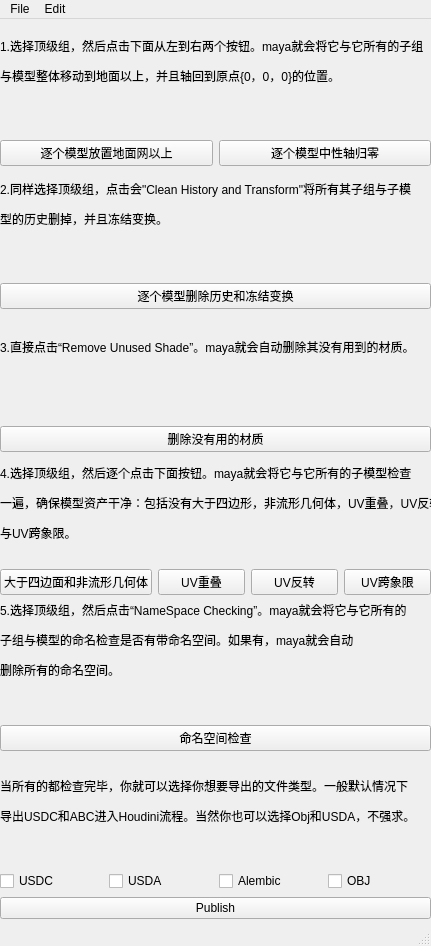
<?xml version="1.0" encoding="UTF-8"?>
<ui version="4.0">
 <class>PublishTool</class>
 <widget class="QMainWindow" name="PublishTool">
  <property name="geometry">
   <rect>
    <x>0</x>
    <y>0</y>
    <width>431</width>
    <height>946</height>
   </rect>
  </property>
  <property name="windowTitle">
   <string>MainWindow</string>
  </property>
  <widget class="QWidget" name="centralwidget">
   <widget class="QWidget" name="">
    <property name="geometry">
     <rect>
      <x>0</x>
      <y>10</y>
      <width>431</width>
      <height>890</height>
     </rect>
    </property>
    <layout class="QGridLayout" name="gridLayout_2">
     <item row="3" column="1">
      <layout class="QVBoxLayout" name="verticalLayout_6">
       <item>
        <widget class="QLabel" name="DetectModelInfo">
         <property name="text">
          <string>&lt;html&gt;&lt;head/&gt;&lt;body&gt;&lt;p&gt;4.选择顶级组，然后逐个点击下面按钮。maya就会将它与它所有的子模型检查&lt;/p&gt;&lt;p&gt;一遍，确保模型资产干净：包括没有大于四边形，非流形几何体，UV重叠，UV反转&lt;/p&gt;&lt;p&gt;与UV跨象限。&lt;br/&gt;&lt;/p&gt;&lt;/body&gt;&lt;/html&gt;</string>
         </property>
        </widget>
       </item>
       <item>
        <layout class="QHBoxLayout" name="horizontalLayout_4">
         <item>
          <widget class="QPushButton" name="NgonAndManifold">
           <property name="text">
            <string>大于四边面和非流形几何体</string>
           </property>
          </widget>
         </item>
         <item>
          <widget class="QPushButton" name="UVOverlap">
           <property name="text">
            <string>UV重叠</string>
           </property>
          </widget>
         </item>
         <item>
          <widget class="QPushButton" name="UVFlip">
           <property name="text">
            <string>UV反转</string>
           </property>
          </widget>
         </item>
         <item>
          <widget class="QPushButton" name="UVCross">
           <property name="text">
            <string>UV跨象限</string>
           </property>
          </widget>
         </item>
        </layout>
       </item>
      </layout>
     </item>
     <item row="0" column="1">
      <layout class="QVBoxLayout" name="verticalLayout_2">
       <item>
        <widget class="QLabel" name="OriginalPivotInfo">
         <property name="text">
          <string>&lt;html&gt;&lt;head/&gt;&lt;body&gt;&lt;p&gt;1.选择顶级组，然后点击下面从左到右两个按钮。maya就会将它与它所有的子组&lt;/p&gt;&lt;p&gt;与模型整体移动到地面以上，并且轴回到原点{0，0，0}的位置。&lt;/p&gt;&lt;p&gt;&lt;br/&gt;&lt;/p&gt;&lt;/body&gt;&lt;/html&gt;</string>
         </property>
        </widget>
       </item>
       <item>
        <layout class="QHBoxLayout" name="horizontalLayout_5">
         <item>
          <widget class="QPushButton" name="AboveToGridButton">
           <property name="text">
            <string>逐个模型放置地面网以上</string>
           </property>
          </widget>
         </item>
         <item>
          <widget class="QPushButton" name="OriginalPivotButton">
           <property name="text">
            <string>逐个模型中性轴归零</string>
           </property>
          </widget>
         </item>
        </layout>
       </item>
      </layout>
     </item>
     <item row="5" column="1">
      <spacer name="horizontalSpacer">
       <property name="orientation">
        <enum>Qt::Orientation::Horizontal</enum>
       </property>
       <property name="sizeHint" stdset="0">
        <size>
         <width>40</width>
         <height>20</height>
        </size>
       </property>
      </spacer>
     </item>
     <item row="1" column="1">
      <layout class="QVBoxLayout" name="verticalLayout_3">
       <item>
        <widget class="QLabel" name="CleanHistoryInfo">
         <property name="text">
          <string>&lt;html&gt;&lt;head/&gt;&lt;body&gt;&lt;p&gt;2.同样选择顶级组，点击会&amp;quot;Clean History and Transform&amp;quot;将所有其子组与子模&lt;/p&gt;&lt;p&gt;型的历史删掉，并且冻结变换。&lt;/p&gt;&lt;p&gt;&lt;br/&gt;&lt;/p&gt;&lt;/body&gt;&lt;/html&gt;</string>
         </property>
        </widget>
       </item>
       <item>
        <widget class="QPushButton" name="CleanHistoryButton">
         <property name="text">
          <string>逐个模型删除历史和冻结变换</string>
         </property>
        </widget>
       </item>
      </layout>
     </item>
     <item row="2" column="1">
      <layout class="QVBoxLayout" name="verticalLayout_4">
       <item>
        <widget class="QLabel" name="UnusedShadeInfo">
         <property name="text">
          <string>&lt;html&gt;&lt;head/&gt;&lt;body&gt;&lt;p&gt;3.直接点击“Remove Unused Shade”。maya就会自动删除其没有用到的材质。&lt;/p&gt;&lt;p&gt;&lt;br/&gt;&lt;/p&gt;&lt;/body&gt;&lt;/html&gt;</string>
         </property>
        </widget>
       </item>
       <item>
        <widget class="QPushButton" name="UnusedShadeButton">
         <property name="text">
          <string>删除没有用的材质</string>
         </property>
        </widget>
       </item>
      </layout>
     </item>
     <item row="4" column="1">
      <layout class="QVBoxLayout" name="verticalLayout_7">
       <item>
        <widget class="QLabel" name="NameSpaceInfo">
         <property name="text">
          <string>&lt;html&gt;&lt;head/&gt;&lt;body&gt;&lt;p&gt;5.选择顶级组，然后点击“NameSpace Checking”。maya就会将它与它所有的&lt;/p&gt;&lt;p&gt;子组与模型的命名检查是否有带命名空间。如果有，maya就会自动&lt;/p&gt;&lt;p&gt;删除所有的命名空间。&lt;/p&gt;&lt;p&gt;&lt;br/&gt;&lt;/p&gt;&lt;/body&gt;&lt;/html&gt;</string>
         </property>
        </widget>
       </item>
       <item>
        <widget class="QPushButton" name="NameSpaceButton">
         <property name="text">
          <string>命名空间检查</string>
         </property>
        </widget>
       </item>
      </layout>
     </item>
     <item row="6" column="1">
      <layout class="QVBoxLayout" name="verticalLayout_8">
       <item>
        <widget class="QLabel" name="PublishInfo">
         <property name="text">
          <string>&lt;html&gt;&lt;head/&gt;&lt;body&gt;&lt;p&gt;当所有的都检查完毕，你就可以选择你想要导出的文件类型。一般默认情况下&lt;/p&gt;&lt;p&gt;导出USDC和ABC进入Houdini流程。当然你也可以选择Obj和USDA，不强求。&lt;/p&gt;&lt;p&gt;&lt;br/&gt;&lt;/p&gt;&lt;/body&gt;&lt;/html&gt;</string>
         </property>
        </widget>
       </item>
       <item>
        <layout class="QHBoxLayout" name="horizontalLayout_3">
         <item>
          <widget class="QCheckBox" name="USDCTag">
           <property name="text">
            <string>USDC</string>
           </property>
          </widget>
         </item>
         <item>
          <widget class="QCheckBox" name="USDATag">
           <property name="text">
            <string>USDA</string>
           </property>
          </widget>
         </item>
         <item>
          <widget class="QCheckBox" name="AlembicTag">
           <property name="text">
            <string>Alembic</string>
           </property>
          </widget>
         </item>
         <item>
          <widget class="QCheckBox" name="OBJTag">
           <property name="text">
            <string>OBJ</string>
           </property>
          </widget>
         </item>
        </layout>
       </item>
       <item>
        <layout class="QHBoxLayout" name="horizontalLayout"/>
       </item>
       <item>
        <widget class="QPushButton" name="PublishInfoButton">
         <property name="text">
          <string>Publish</string>
         </property>
        </widget>
       </item>
      </layout>
     </item>
    </layout>
   </widget>
  </widget>
  <widget class="QStatusBar" name="statusbar"/>
  <widget class="QMenuBar" name="menubar">
   <property name="geometry">
    <rect>
     <x>0</x>
     <y>0</y>
     <width>431</width>
     <height>22</height>
    </rect>
   </property>
    <widget class="QMenu" name="menuFile">
      <property name="title">
       <string>File</string>
      </property>
      <addaction name="actionOpen_Project_Folder"/>
    </widget>
    <widget class="QMenu" name="menuEdit">
      <property name="title">
       <string>Edit</string>
      </property>
      <addaction name="actionReset_Options"/>
    </widget>
   <addaction name="menuFile"/>
   <addaction name="menuEdit"/>
  </widget>
  <action name="actionReset_Setting">
   <property name="text">
    <string>Reset Settings</string>
   </property>
  </action>
  <action name="action">
   <property name="text">
    <string>Open Project Folder</string>
   </property>
  </action>
  <action name="actionOpen_Project_Folder">
   <property name="text">
    <string>Open Project Folder</string>
   </property>
  </action>
  <action name="actionReset_Options">
   <property name="text">
    <string>Reset Options</string>
   </property>
  </action>
 </widget>
 <resources/>
 <connections/>
</ui>
